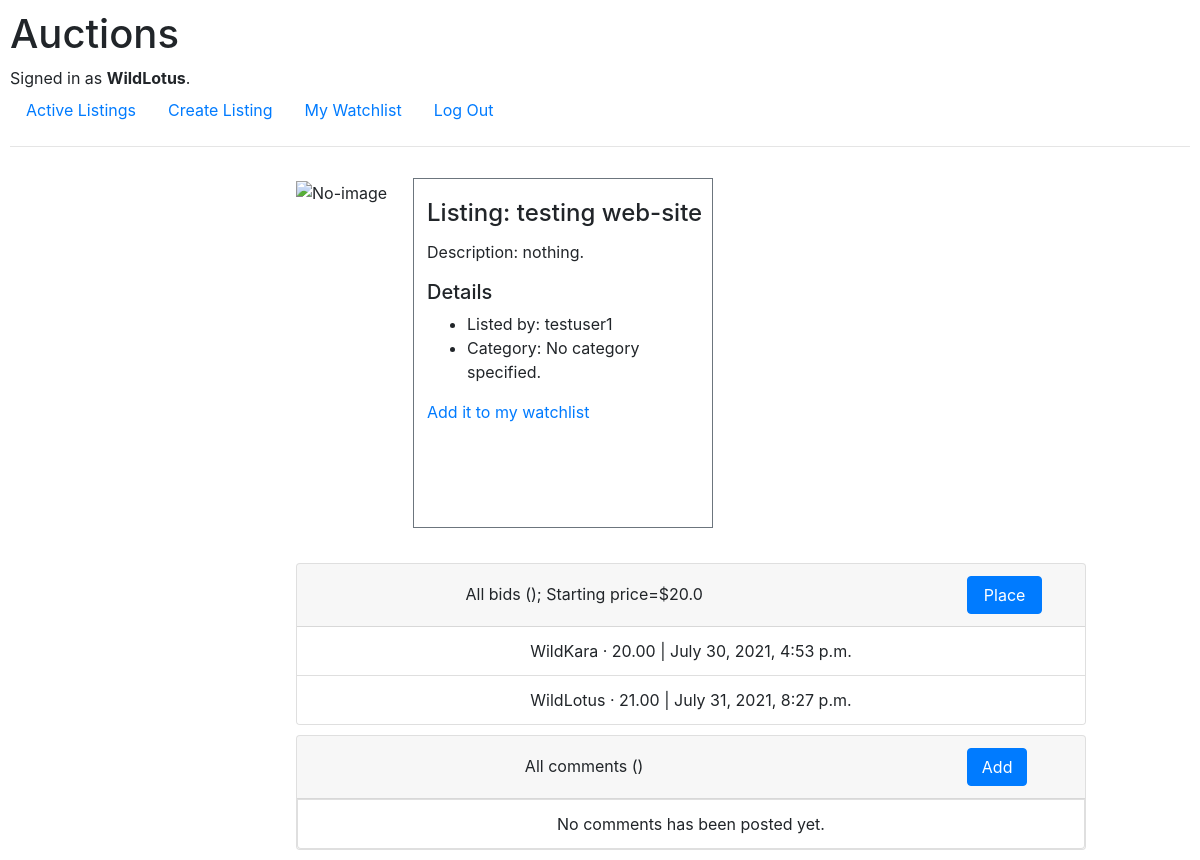
Before: /9/bid (signed in) with the older database file.
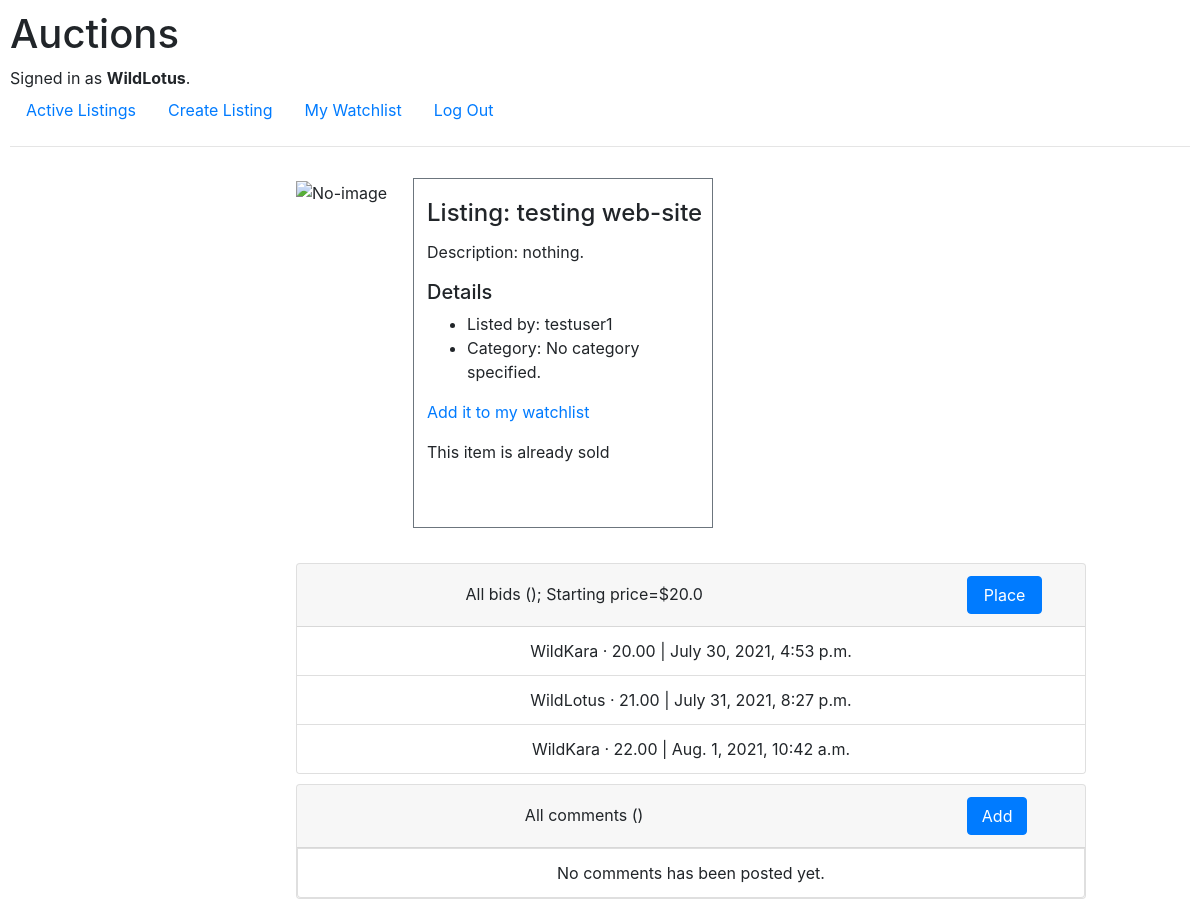
After: the same page with the newer database file.
### auctions/models.py (models this page shows, shortened)
class Bid(models.Model):
    listing = models.ForeignKey(Listing, on_delete=models.CASCADE, related_name="bids")
    author = models.ForeignKey(User, on_delete=models.CASCADE, null=True)
    offer = models.DecimalField(decimal_places=2, max_digits=5)
    date = models.DateTimeField(auto_now_add=True, null=True)

class User(AbstractUser):
    pass

### auctions/views.py (the view)
# urls.py: path('<int:listing_id>/bid', views.bid, name="bid"),
@login_required(login_url='/login')
def bid(request, listing_id):
    listing = Listing.objects.get(pk=listing_id)
    form = NewBidForm(request.POST)
    if form.is_valid():
        offer = float(request.POST['offer'])
        if is_valid(offer, listing):
            newBid = form.save(commit=False)
            listing.current_bid = offer
            newBid.listing = listing
            newBid.author = request.user
            newBid.save()
            listing.save()
            return HttpResponseRedirect(reverse("listing", args=[listing_id]))
        else:
            return render(request, "auctions/listing.html", {
                "listing": listing,
                "form": NewBidForm(),
                "value_error": True,
            })
    else:
        return render(request, "auctions/listing.html", {
            "form": NewBidForm(),
            "listing": listing,
        })

### auctions/templates/auctions/listing.html (shortened to what this page needs)
{% extends "auctions/layout.html"%}
{% block body %}
<div class="wrapper" style="height: 390px;">
    <div class="row" style="height: 500px; padding: 0 20px; margin-left: 250px;">
        <div class="col-xs-4">
            {% if listing.image_url %}
            <img src="{{ listing.image_url }}" alt="{{ listing.description }}"
                style="width: 370px; height: 352px; margin-top: 14px; margin-left: 70px">
            {% else %}
            <div class="p-3">
                <img src="https://1080motion.com/wp-content/uploads/2018/06/NoImageFound.jpg.png" alt="No-image" style="height: 350px;">
            </div>
            {% endif %}
        </div>
        <div class="col-xs-4 border border-secondary" id="detail"
            style="padding-left: 13px; width: 300px; height: 350px; margin-top: 15px; padding-top: 20px; margin-left: 10px; display: inline-block;">
            <h4 class="card-title">Listing: {{ listing.title }}</h4>
            <p class="card-text">Description: {{ listing.description }}</p>
            <h5>Details</h5>
            <ul>
                <li>Listed by: {{ listing.author }}</li>
                {% if listing.category is not None %}
                    <li>Category: {{ listing.category }}</li>
                {% else %}
                    <li>Category: No category specified.</li>
                {% endif %}
            </ul>
            <a href="{% url 'change_watchlist' listing.id 'listing' %}" class="card-link">
                {% if listing.is_watched %}
                    <p>Remove from my watchlist</p>
                {% else %}
                    <p>Add it to my watchlist</p>
                {% endif %}
            </a>
            {% if listing.buyer is not None and listing.active == False %}
                {% if listing.author == user %}
                    You've sold this item to {{ listing.buyer }} for ${{ listing.current_bid|default:listing.starting_bid }}
                {% elif listing.buyer == user %}
                    Congratulations you've won this auction!
                {% else %}
                    This item is already sold
                {% endif %}
            {% endif %}
        </div>
    </div>
</div>
<div class="card" style="width: 790px; margin-left: 286px; margin-top: 10px;">
    <div class="card-header" style="display: flex">
        <div style="flex: 5; width: 120px; text-align: center; padding-top: 6px">
            All bids ({{bid_count}}); Starting price=${{ listing.starting_bid }}
        </div>
        {% if user.is_authenticated and listing.author != user %}
        <div style="flex: 1;">
        </div>
        <div style="flex: 1;">
            <button type="submit" class="btn btn-primary" style="width: 75px; margin-left: 9px;">Place</button>
        </div>
        {% endif %}
    </div>
    <ul class="list-group list-group-flush">
        {% for bid in listing.bids.all %}
            <li class="list-group-item" style="text-align: center;">{{ bid.author }} &middot; {{ bid.offer }} | {{ bid.date }} </li>
        {% empty %}
            <li class="list-group-item" style="text-align: center;">No offers has been placed yet.</li>
    </ul>
    {% endfor %}
</div>
<div class="card" style="width: 790px; margin-left: 286px; margin-top: 10px;">
    <div class="card-header" style="display: flex">
        <div style="flex: 5; width: 120px; text-align: center; padding-top: 6px">
            All comments ({{ comment_count }})
        </div>
        {% if user.is_authenticated %}
        <div style="flex: 1;">
        </div>
        <div style="flex: 1;">
            <button type="submit" class="btn btn-primary" style="width: 60px; margin-left: 9px;">Add</button>
        </div>
        {% endif %}
    </div>
    {% for comment in comments %}
    <ul class="list-group list-group-flush">
        <li class="list-group-item" style="text-align: center;">{{ comment.author }} &middot; {{ comment }} | {{ comment.date }} </li>
        {% empty %}
        <li class="list-group-item" style="text-align: center;">No comments has been posted yet.</li>
    {% endfor %}
</div>
{% endblock %}

Changed rows visible on the page:
added Bid: author "WildKara", offer "22.00", date "Aug. 1, 2021, 10:42 a.m."
Other visible differences:
text now shown: "This item is already sold"
